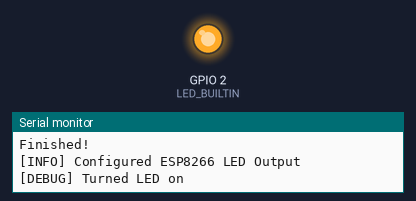
A program run on a simulated ESP8266 (NodeMCU). On the bench: output pins drawn as LEDs (lit = HIGH, except the on-board LED, lit = LOW), the last lines printed to the serial monitor.

Above: at 0.5 s.
At 5.0 s:
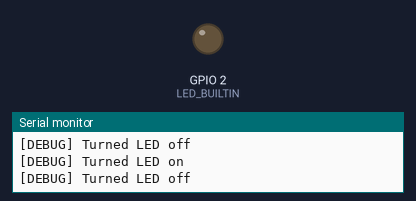
Timing chart, 0 to 6.9 s (numbered marks = the images above):
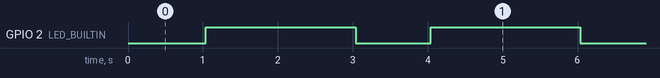

The program:

main.cpp
```cpp
#include <Arduino.h>
#include "logger.h"

LoggingUtils::Logger logger(LoggingUtils::DEBUG);
void setup() {
    Serial.begin(9600);
    pinMode(LED_BUILTIN, OUTPUT);
    logger.log("");
    logger.log("----------");
    logger.log("Booting...");
    logger.log("Finished!");
    logger.log("");

    logger.info("Configured ESP8266 LED Output");
}

void loop() {
    digitalWrite(LED_BUILTIN, LOW); // Turn the LED on by making the voltage LOW
    logger.debug("Turned LED on");
    delay(1000);
    digitalWrite(LED_BUILTIN, HIGH);  // Turn the LED off by making the voltage HIGH
    logger.debug("Turned LED off");
    delay(2000);
}
```

Logger.h
```cpp
#include <Arduino.h>

namespace LoggingUtils {

    enum LogLevel {
        TRACE,
        DEBUG,
        INFO,
        WARNING,
        ERROR,
        FATAL,
        ALL
    };

    class Logger {
    private:
        LogLevel currentLevel;

        void logging(LogLevel level, const String& message) {
            if (level < currentLevel) return;

            String levelStr;
            switch (level) {
                case ALL: levelStr = ""; break;
                case TRACE: levelStr = "TRACE"; break;
                case DEBUG: levelStr = "DEBUG"; break;
                case INFO: levelStr = "INFO"; break;
                case WARNING: levelStr = "WARNING"; break;
                case ERROR: levelStr = "ERROR"; break;
                case FATAL: levelStr = "FATAL"; break;
            }

            if(levelStr.isEmpty()) {
                Serial.println(message);
            }else {
                Serial.println("[" + levelStr + "] " + message);
            }
        }
    public:
        Logger(LogLevel level = INFO) : currentLevel(level) {}

        void trace(const String& message) { logging(TRACE, message); }
        void debug(const String& message) { logging(DEBUG, message); }
        void info(const String& message) { logging(INFO, message); }
        void warning(const String& message) { logging(WARNING, message); }
        void error(const String& message) { logging(ERROR, message); }
        void fatal(const String& message) { logging(FATAL, message); }
        void log(const String& message) { logging(ALL, message); }
    };
}
```

Measured:
- by itself, GPIO 2 (LED_BUILTIN): alternates HIGH for 2.0 s and LOW for 1.0 s
